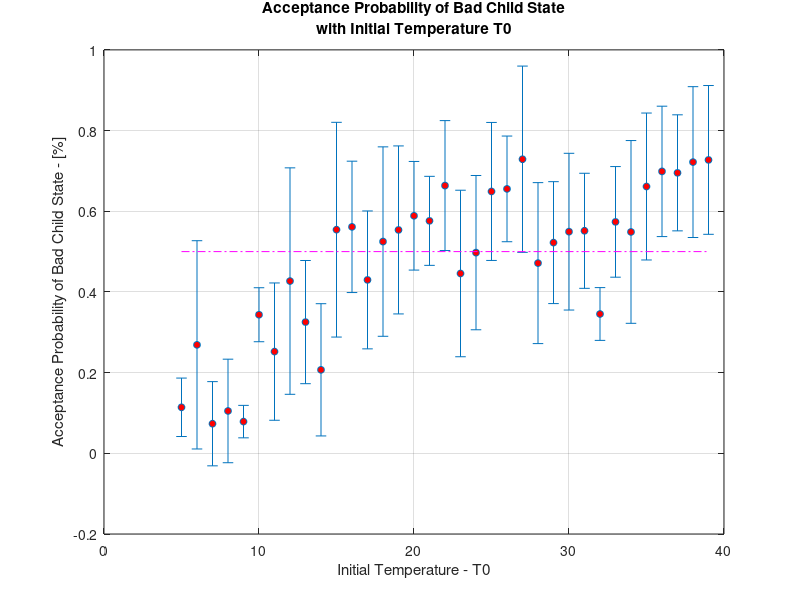

Here is the MATLAB script that generated this plot:
% Script File: plot_T50_results.m

%% Clean Up
close all;
clear all; 
clc;

%% Read in data
results = importdata('T50_results.txt');

T = results(:,1);
p_ave = results(:,2);
p_std = results(:,3);

h = errorbar(T, p_ave, p_std); hold on; grid on;
set(h, 'LineStyle', 'none', 'Marker', 'o', 'MarkerFaceColor', 'r', 'MarkerSize', 5);
plot([T(1) T(end)],[0.5 0.5], '-.m');

xlabel('Initial Temperature - T0');
ylabel('Acceptance Probability of Bad Child State - [%]');
title(sprintf(['Acceptance Probability of Bad Child State\n' ...
               'with Initial Temperature T0']));